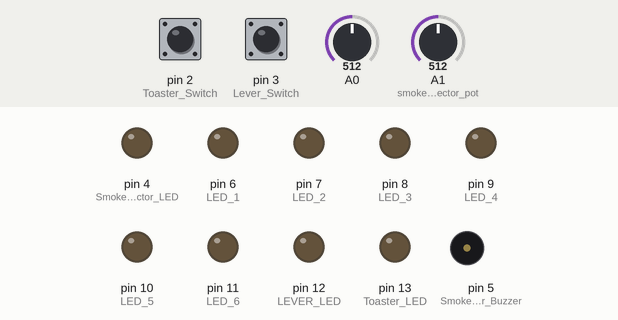
A sketch run on a simulated Arduino Uno, built with avr-gcc and run on an emulated ATmega328P. On the bench: output pins drawn as LEDs (lit = HIGH), buzzer (waves = sounding, pin HIGH). Inputs (shaded band) come from the test bench; at power-on: pin 2 (Toaster_Switch) LOW, pin 3 (Lever_Switch) LOW, A1 (smoke_detector_pot) = 512, A0 = 512.

Above: at 1.2 s.
1.3 s: pin 2 (Toaster_Switch) pulled HIGH for 0.15 s
At 2.5 s:
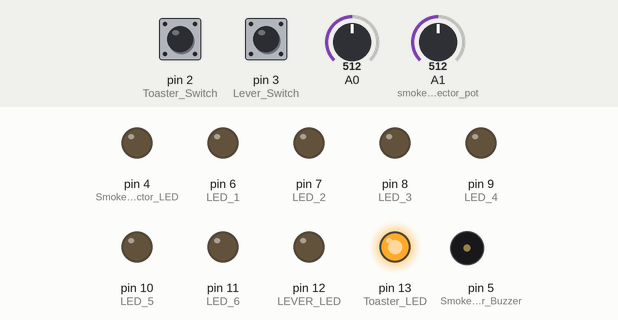
2.9 s: pin 3 (Lever_Switch) pulled HIGH for 0.15 s
At 3.5 s:
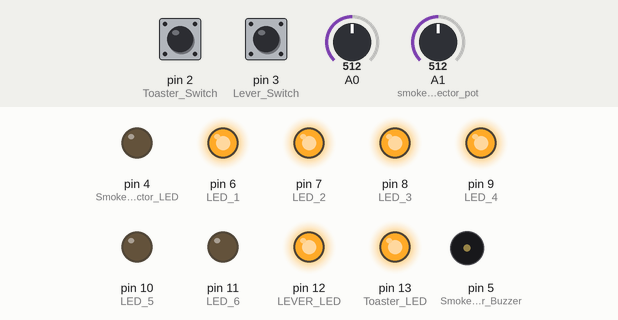
6.0 s: A1 (smoke_detector_pot) set to 529
At 7.2 s:
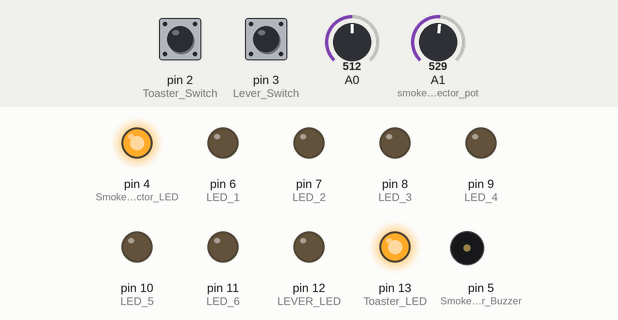
8.4 s: pin 3 (Lever_Switch) pulled HIGH for 1 s
At 8.9 s:
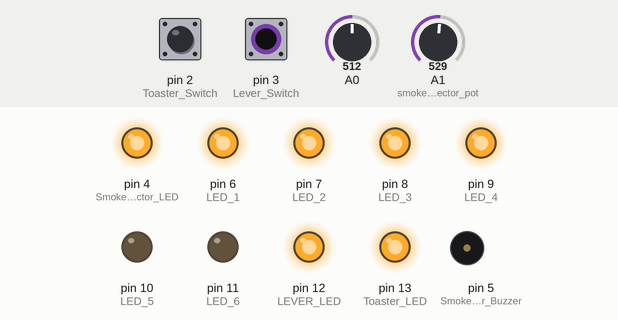
12.4 s: pin 3 (Lever_Switch) pulled HIGH for 3.2 s
At 14.2 s:
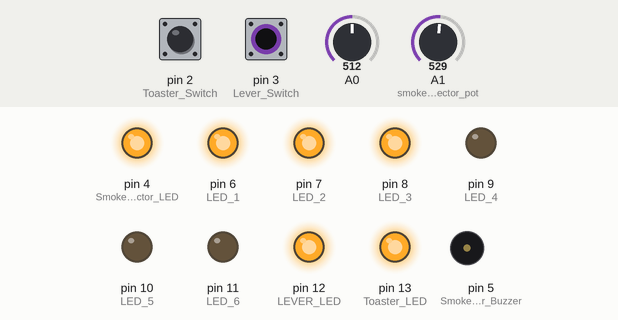
18.0 s: pin 2 (Toaster_Switch) pulled HIGH for 1 s
At 18.8 s:
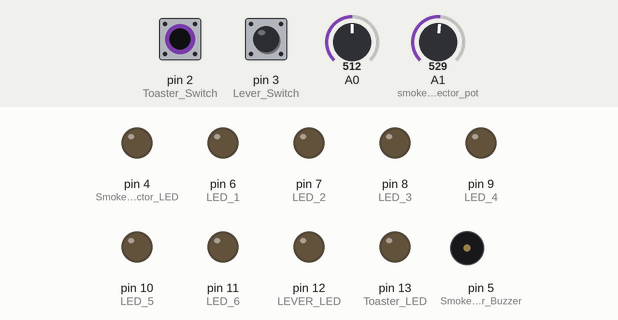
Timing chart, 0 to 21.0 s (numbered marks = the images above; inputs shaded):
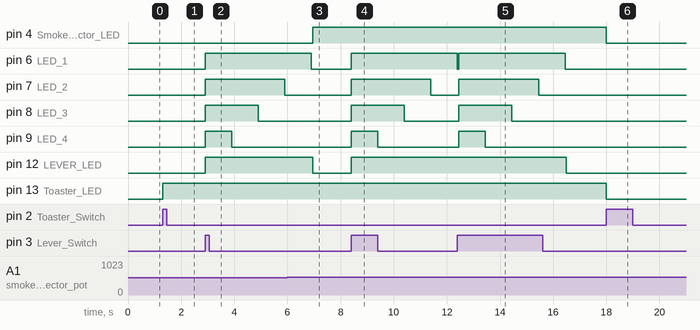

The sketch:

part_a_toaster_circuit1.ino
```cpp
// Creator: Nilendu Saha
// KU Id: 1943079
// Topic: Toaster Circuit using Arduino


// Creating vairables for the state of the LEDs
int preState = 0;
int ledState = 0;
// Assigning pin for the smoke detection pot
int smoke_detector_pot = A1;
bool smoke_flag = false; // flag variable for smoke detection


void setup()
{
  pinMode(2, INPUT);    // Toaster Switch
  pinMode(3, INPUT);    // Lever Switch
  pinMode(12, OUTPUT);  // LEVER LED
  pinMode(13, OUTPUT);  // Toaster LED
  pinMode(4, OUTPUT);  // Smoke Detector LED
  pinMode(5, OUTPUT);  // Smoke Detector Buzzer


  pinMode(6, OUTPUT);    // LED 1
  pinMode(7, OUTPUT);  // LED 2
  pinMode(8, OUTPUT);  // LED 3
  pinMode(9, OUTPUT);    // LED 4
  pinMode(10, OUTPUT);  // LED 5
  pinMode(11, OUTPUT);  // LED 6
  pinMode(smoke_detector_pot, INPUT);
  Serial.begin(9600);
}

void loop()
{
  int bState = digitalRead(2);
  int y = analogRead(smoke_detector_pot); // storing the analog value of smoke detector pot
  y = map(y, 0,1023,0,255);
  if((bState == 1) && (preState == 0)){
	delay(5);
    ledState = !ledState;
  }
  digitalWrite(13, ledState);
  preState = bState;
  int x = analogRead(0); // storing the analog value of light timer pot
  int bState2 = digitalRead(3);
  if(ledState == 1 && smoke_flag == false){

    analogWrite(4, y);
  }
  if(ledState == 0){

    digitalWrite(4, LOW);
    smoke_flag = false;
  }

  if((ledState == 1) && (bState2 == 1)){

    analogWrite(4, y);
    digitalWrite(12, HIGH);
    //int toast_process = true;
    smoke_flag = lightTimer(x,y,smoke_flag);  // Browning Control
    delay(50);
    digitalWrite(12, LOW);
    if(smoke_flag == true){

      digitalWrite(4, LOW);

    }


}
}

// Light Timer Function

bool lightTimer(int x, int y, bool smoke_flag) {

  if(x >= 0 && x <= 164 && y <= 204 ){

    analogWrite(4, y);
    digitalWrite(6, HIGH);
    delay(1000);
    digitalWrite(6, LOW);
    return smoke_flag;
  }
  else if(x > 164 && x <= 348 && y <= 204){

    analogWrite(4, y);
    digitalWrite(6, HIGH);
    digitalWrite(7, HIGH);
    delay(1000);
    digitalWrite(7, LOW);
    delay(1000);
    digitalWrite(6, LOW);
    return smoke_flag;
  }
  else if(x > 348 && x <= 511 && y <= 204){

    analogWrite(4, y);
    digitalWrite(6, HIGH);
    digitalWrite(7, HIGH);
    digitalWrite(8, HIGH);
    delay(1000);
    digitalWrite(8, LOW);
    delay(1000);
    digitalWrite(7, LOW);
    delay(1000);
    digitalWrite(6, LOW);
    return smoke_flag;
  }
  else if(x > 511 && x <= 675 && y <= 204){

    analogWrite(4, y);
    digitalWrite(6, HIGH);
    digitalWrite(7, HIGH);
    digitalWrite(8, HIGH);
    digitalWrite(9, HIGH);
    delay(1000);
    digitalWrite(9, LOW);
    delay(1000);
    digitalWrite(8, LOW);
    delay(1000);
    digitalWrite(7, LOW);
    delay(1000);
    digitalWrite(6, LOW);
    return smoke_flag;
  }
  else if(x > 675 && x <= 859 && y <= 204){

    analogWrite(4, y);
    digitalWrite(6, HIGH);
    digitalWrite(7, HIGH);
    digitalWrite(8, HIGH);
    digitalWrite(9, HIGH);
    digitalWrite(10, HIGH);
    delay(1000);
    digitalWrite(10, LOW);
    delay(1000);
    digitalWrite(9, LOW);
    delay(1000);
    digitalWrite(8, LOW);
    delay(1000);
    digitalWrite(7, LOW);
    delay(1000);
    digitalWrite(6, LOW);
    return smoke_flag;
  }
  else if(x > 859 && y <= 204){

    analogWrite(4, y);
    digitalWrite(6, HIGH);
    digitalWrite(7, HIGH);
    digitalWrite(8, HIGH);
    digitalWrite(9, HIGH);
    digitalWrite(10, HIGH);
    digitalWrite(11, HIGH);
    delay(1000);
    digitalWrite(11, LOW);
    delay(1000);
    digitalWrite(10, LOW);
    delay(1000);
    digitalWrite(9, LOW);
    delay(1000);
    digitalWrite(8, LOW);
    delay(1000);
    digitalWrite(7, LOW);
    delay(1000);
    digitalWrite(6, LOW);
    return smoke_flag;


  }
  else if(y > 204){

    for(int i=5;i>=1;i--){

      digitalWrite(4, HIGH);
      digitalWrite(5, HIGH);
      delay(500);
      digitalWrite(4, LOW);
      //digitalWrite(5, LOW);
      delay(500);

    }
    digitalWrite(5, LOW);
    digitalWrite(12, LOW);
    smoke_flag = true;
    return smoke_flag;

  }

}
```

Measured:
- the behaviour switches between 513 and 514 on A1 (smoke_detector_pot) (found by bisection; images 2 and 3)
- after the input at 1.3 s, pin 13 (Toaster_LED): LOW → HIGH at once
- after the input at 2.9 s, pin 6 (LED_1), pin 12 (LEVER_LED): LOW → HIGH at once; pin 7 (LED_2): LOW → HIGH at once, → LOW 3.0 s later; pin 8 (LED_3): LOW → HIGH at once, → LOW 2.0 s later; pin 9 (LED_4): LOW → HIGH at once, → LOW 1.0 s later
- after the input at 6.0 s, pin 4 (Smoke_Detector_LED): LOW → HIGH after 0.95 s
- after the input at 8.4 s, pin 6 (LED_1), pin 12 (LEVER_LED): LOW → HIGH at once; pin 7 (LED_2): LOW → HIGH at once, → LOW 3.0 s later; pin 8 (LED_3): LOW → HIGH at once, → LOW 2.0 s later; pin 9 (LED_4): LOW → HIGH at once, → LOW 1.0 s later
- after the input at 12.4 s, pin 7 (LED_2): LOW → HIGH after 0.05 s, → LOW 3.0 s later; pin 8 (LED_3): LOW → HIGH after 0.05 s, → LOW 2.0 s later; pin 9 (LED_4): LOW → HIGH after 0.05 s, → LOW 1.0 s later; pin 12 (LEVER_LED): HIGH → LOW after 4.1 s instead of 0.05 s
- after the input at 18.0 s, pin 4 (Smoke_Detector_LED), pin 13 (Toaster_LED): HIGH → LOW at once
